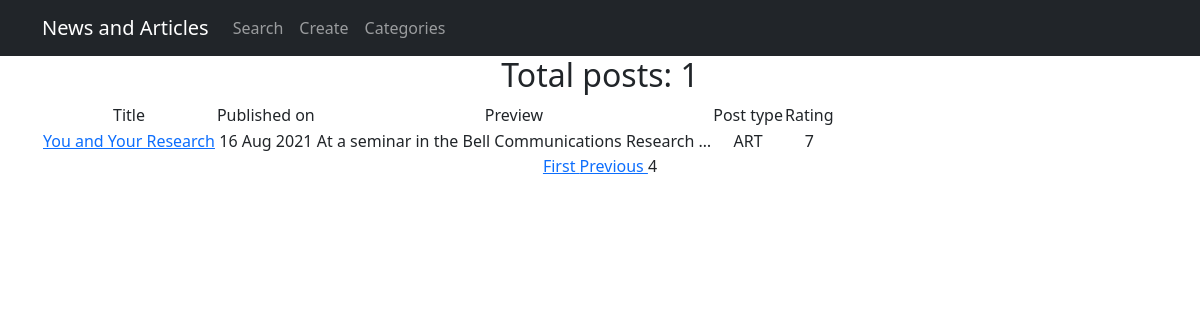
The app's page /news/?page=4 with its own data.
### news/models.py (models this page shows, shortened)
class Post(models.Model):
    author = models.ForeignKey(Author, on_delete=models.CASCADE)
    NEWS = 'NEW'
    ARTICLE = 'ART'
    CATEGORY_CHOICES = [(NEWS, 'NEWS'), (ARTICLE, 'ARTICLE'), ]
    categoryType = models.CharField(max_length=3, choices=CATEGORY_CHOICES, default=NEWS)
    dateCreated = models.DateTimeField(auto_now_add=True)
    postCategory = models.ManyToManyField(Category, through='PostCategory')
    title = models.CharField(max_length=128)
    text = models.TextField()
    rating = models.SmallIntegerField(default=0)
    def get_absolute_url(self):
        return f'/news/{self.id}'

### news/views.py (the view)
# urls.py: path('', PostListView.as_view()),
class PostListView(ListView):
    model = Post
    template_name = 'post_list.html'
    context_object_name = 'news'
    queryset = Post.objects.order_by('-id')
    paginate_by = 5
    def get_context_data(self, **kwargs):
        context = super().get_context_data(**kwargs)
        context['time_created'] = datetime.utcnow()
        return context

### news/templatetags/custom_filters.py (called while the page is built)
@register.filter(name='censor')
def censor(value):
    for word in censor_list:
        value = value.replace(word, replacement_word)
    return value

### templates/post_list.html (shortened to what this page needs)
{% extends 'flatpages/default.html' %}
{% load custom_filters %}
{% block content %}
    {% if news %}
<h2>Total posts: {{news|length}}</h2>
<table>
            <tr>
                <td>
                    Title
                </td>
                <td>
                    Published on
                </td>
                <td>
                    Preview
                </td>
                <td>
                    Post type
                </td>
                <td>
                    Rating
            </tr>
        {% for news in news %}
            <tr>
                <td>
                   <a href="{{ news.get_absolute_url }}"> {{ news.title|censor }} </a>
                </td>
                <td>
                    {{ news.dateCreated|date:'d M Y' }}
                </td>
                <td>
                    {{ news.text|truncatechars:50|censor }}
                </td>
                 <td>
                    {{ news.categoryType }}
                </td>
                <td>
                    {{ news.rating }}
                </td>
            </tr>
        {% endfor %}
        </table>
    {% else %}
        <h2> No news today :( </h2>
    {% endif %}
{% if is_paginated %}
    {% if page_obj.has_previous %}
        <a href="?page=1">    First    </a>
        <a a href="?page={{page_obj.previous_page_number}}">    Previous    </a>
    {% endif %}
    {% for num in page_obj.paginator.page_range %}
        {% if page_obj.number == num %}
            <a>{{num}}</a>
        {% elif num > page_obj.number|add:'-1' and num < page_obj.number|add:'1' %}
            <a href="?page={{num}}">{{num}}</a>
        {% endif %}
    {% endfor %}
{% endif %}
{% endblock content %}

### records on screen
Post: title|censor "You and Your Research", dateCreated "16 Aug 2021", text|censor "At a seminar in the Bell Communications Research …", categoryType "ART", rating "7"

### other values on screen
{{ news|length }} "1"
{{ num }} "4"
